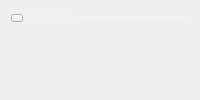
                <widget class="QWidget" name="wAppearanceContainer" native="true">
                 <layout class="QVBoxLayout" name="verticalLayout_13">
                  <item>
                   <layout class="QHBoxLayout" name="horizontalLayout_11">
                    <property name="topMargin">
                     <number>0</number>
                    </property>
                    <item>
                     <widget class="QPushButton" name="btnAppearanceCollapse">
                      <property name="minimumSize">
                       <size>
                        <width>0</width>
                        <height>0</height>
                       </size>
                      </property>
                      <property name="maximumSize">
                       <size>
                        <width>10</width>
                        <height>6</height>
                       </size>
                      </property>
                      <property name="styleSheet">
                       <string notr="true">QPushButton {
  max-height: 6px;
  max-width: 10px;
border-image: url(:/icons/sba_cmb_box_arrow_right.svg);
}

QPushButton:checked
{
  max-height: 10px;
  max-width:  6px;
  border-image: url(:/icons/sba_cmb_box_arrow.svg);
}</string>
                      </property>
                      <property name="text">
                       <string/>
                      </property>
                      <property name="checkable">
                       <bool>true</bool>
                      </property>
                      <property name="checked">
                       <bool>false</bool>
                      </property>
                     </widget>
                    </item>
                    <item>
                     <widget class="QLabel" name="label_8">
                      <property name="styleSheet">
                       <string notr="true">  QLabel {
        font-size: 12px;
        color: rgba(255, 255, 255, 70);
    }</string>
                      </property>
                      <property name="text">
                       <string>OTHER</string>
                      </property>
                     </widget>
                    </item>
                    <item>
                     <widget class="Line" name="line_5">
                      <property name="sizePolicy">
                       <sizepolicy hsizetype="Expanding" vsizetype="Fixed">
                        <horstretch>0</horstretch>
                        <verstretch>0</verstretch>
                       </sizepolicy>
                      </property>
                      <property name="minimumSize">
                       <size>
                        <width>0</width>
                        <height>1</height>
                       </size>
                      </property>
                      <property name="maximumSize">
                       <size>
                        <width>16777215</width>
                        <height>1</height>
                       </size>
                      </property>
                      <property name="styleSheet">
                       <string notr="true">border: 1px solid rgba(255, 255, 255, 70);</string>
                      </property>
                      <property name="orientation">
                       <enum>Qt::Horizontal</enum>
                      </property>
                     </widget>
                    </item>
                   </layout>
                  </item>
                  <item>
                   <widget class="QWidget" name="wAppearance" native="true">
                    <layout class="QVBoxLayout" name="verticalLayout_6">
                     <property name="spacing">
                      <number>0</number>
                     </property>
                     <property name="leftMargin">
                      <number>0</number>
                     </property>
                     <property name="topMargin">
                      <number>0</number>
                     </property>
                     <property name="rightMargin">
                      <number>0</number>
                     </property>
                     <property name="bottomMargin">
                      <number>0</number>
                     </property>
                     <item>
                      <layout class="QHBoxLayout" name="horizontalLayout_13">
                       <property name="topMargin">
                        <number>0</number>
                       </property>
                      </layout>
                     </item>
                    </layout>
                   </widget>
                  </item>
                 </layout>
                </widget>
